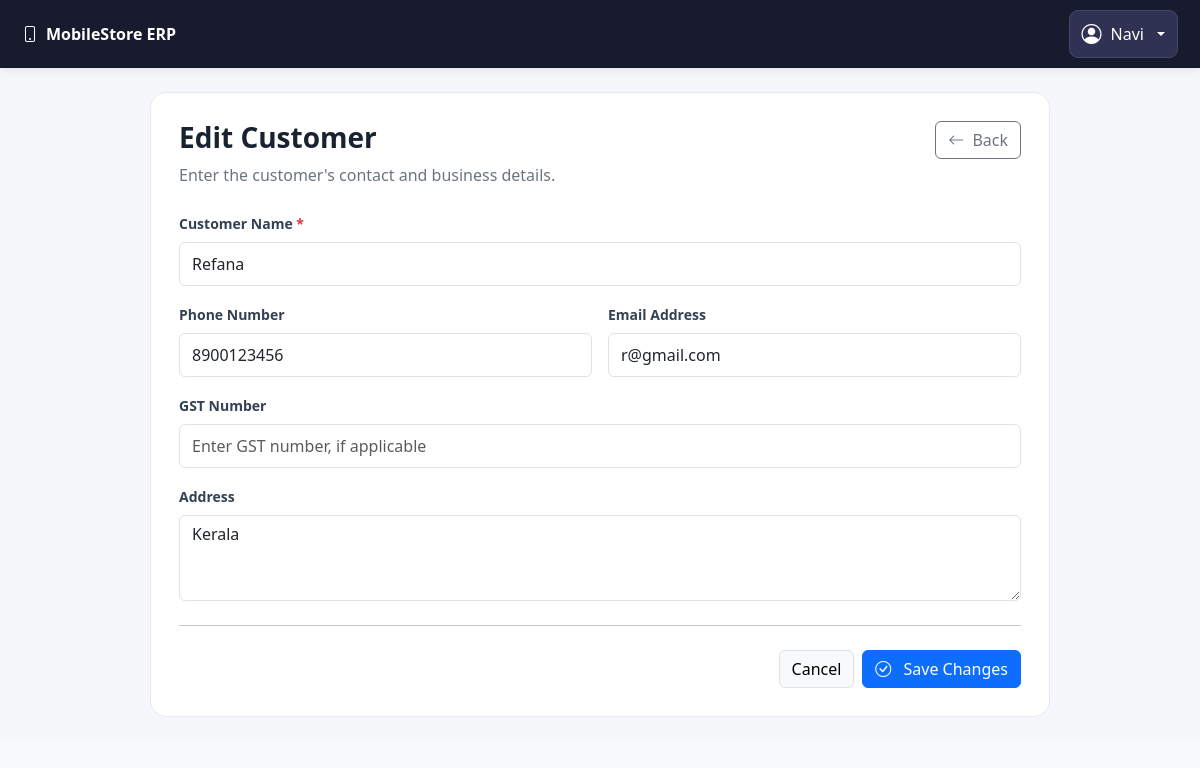
Screenshot of /customers/2/edit (signed in) with the database file from the repository.
### models.py (models this page shows, shortened)
class TimestampMixin:
    created_at = db.Column(db.DateTime(timezone=True), default=utc_now, nullable=False)
    updated_at = db.Column(
        db.DateTime(timezone=True), default=utc_now, onupdate=utc_now, nullable=False
    )

class User(UserMixin, TimestampMixin, db.Model):
    __tablename__ = "users"
    id = db.Column(db.Integer, primary_key=True)
    username = db.Column(db.String(80), unique=True, nullable=False, index=True)
    full_name = db.Column(db.String(150), nullable=False)
    password_hash = db.Column(db.String(255), nullable=False)
    role = db.Column(db.String(20), nullable=False, default="cashier")
    is_active = db.Column(db.Boolean, default=True, nullable=False)

class Customer(TimestampMixin, db.Model):
    __tablename__ = "customers"
    id = db.Column(db.Integer, primary_key=True)
    name = db.Column(db.String(150), nullable=False, index=True)
    phone = db.Column(db.String(20), index=True)
    email = db.Column(db.String(150))
    address = db.Column(db.Text)
    gst_number = db.Column(db.String(30))

### app.py (the view, shortened to what this page needs)
    @app.route(
        "/customers/<int:customer_id>/edit",
        methods=["GET", "POST"],
    )
    @login_required
    def customer_edit(customer_id):
        customer = db.session.get(Customer, customer_id)
        if customer is None:
            flash("Customer not found.", "danger")
            return redirect(url_for("customers_list"))
        return render_template("customers/form.html", customer=customer)

### templates/Customers/Form.html (shortened to what this page needs)
{% extends "base.html" %}
{% block content %}
<div class="customer-form-page">
    <div class="customer-form-card">
        <div class="d-flex justify-content-between align-items-start
                    gap-3 mb-4">
            <div>
                <h2 class="h3 mb-2">
                    {{ 'Edit Customer' if customer else 'Add Customer' }}
                </h2>
                <p class="text-secondary mb-0">
                    Enter the customer's contact and business details.
                </p>
            </div>
            <a href="{{ url_for('customers_list') }}"
               class="btn btn-outline-secondary">
                <i class="bi bi-arrow-left me-1"></i> Back
            </a>
        </div>
        <form method="POST"
              action="{% if customer %}
                        {{ url_for('customer_edit', customer_id=customer.id) }}
                      {% else %}
                        {{ url_for('customer_create') }}
                      {% endif %}">
            <div class="row g-3">
                <div class="col-12">
                    <label for="name" class="form-label">
                        Customer Name <span class="text-danger">*</span>
                    </label>
                    <input type="text"
                           class="form-control"
                           id="name"
                           name="name"
                           maxlength="150"
                           required
                           value="{{ customer.name if customer else '' }}"
                           placeholder="Enter full name">
                </div>
                <div class="col-md-6">
                    <label for="phone" class="form-label">
                        Phone Number
                    </label>
                    <input type="tel"
                           class="form-control"
                           id="phone"
                           name="phone"
                           maxlength="30"
                           value="{{ customer.phone if customer and customer.phone else '' }}"
                           placeholder="Enter phone number">
                </div>
                <div class="col-md-6">
                    <label for="email" class="form-label">
                        Email Address
                    </label>
                    <input type="email"
                           class="form-control"
                           id="email"
                           name="email"
                           maxlength="254"
                           value="{{ customer.email if customer and customer.email else '' }}"
                           placeholder="customer@example.com">
                </div>
                <div class="col-12">
                    <label for="gst_number" class="form-label">
                        GST Number
                    </label>
                    <input type="text"
                           class="form-control"
                           id="gst_number"
                           name="gst_number"
                           maxlength="30"
                           value="{{ customer.gst_number if customer and customer.gst_number else '' }}"
                           placeholder="Enter GST number, if applicable">
                </div>
                <div class="col-12">
                    <label for="address" class="form-label">
                        Address
                    </label>
                    <textarea class="form-control"
                              id="address"
                              name="address"
                              rows="3"
                              maxlength="1000"
                              placeholder="Enter customer address">{{ customer.address if customer and customer.address else '' }}</textarea>
                </div>
            </div>
            <hr class="my-4">
            <div class="d-flex justify-content-end gap-2 flex-wrap">
                <a href="{{ url_for('customers_list') }}"
                   class="btn btn-light border">
                    Cancel
                </a>
                <button type="submit" class="btn btn-primary">
                    <i class="bi bi-check-circle me-2"></i>
                    {{ 'Save Changes' if customer else 'Create Customer' }}
                </button>
            </div>
        </form>
    </div>
</div>
{% endblock %}

### templates/base.html (shortened to what this page needs)
<!DOCTYPE html>
<html lang="en">
<head>
    <link
        href="https://cdn.jsdelivr.net/npm/bootstrap@5.3.3/dist/css/bootstrap.min.css"
        rel="stylesheet">
    <link
        href="https://cdn.jsdelivr.net/npm/bootstrap-icons@1.11.3/font/bootstrap-icons.min.css"
        rel="stylesheet">
</head>
<body class="bg-light">
    {% if current_user.is_authenticated %}
    <nav class="navbar app-navbar">
        <div class="container-fluid px-0">
            <a class="app-brand" href="{{ url_for('dashboard_page') }}">
                <i class="bi bi-phone me-2"></i>MobileStore ERP
            </a>
            <div class="dropdown">
                <button
                    class="btn account-button dropdown-toggle"
                    type="button"
                    id="accountDropdown"
                    data-bs-toggle="dropdown"
                    aria-expanded="false">
                    <i class="bi bi-person-circle fs-5"></i>
                    <span class="account-name">
                        {{ current_user.full_name or current_user.username }}
                    </span>
                </button>
            </div>
        </div>
    </nav>
    {% endif %}
    {% block content %}{% endblock %}
</body>
</html>

### templates/base.html (style rules this page uses)
.app-navbar { background: #171b2d; padding: 10px 22px; box-shadow: 0 2px 10px rgba(0, 0, 0, .08); }
.app-brand { color: #fff; font-weight: 750; text-decoration: none; }
.account-button { display: inline-flex; align-items: center; gap: 9px; padding: 8px 12px; color: #fff; background: #303253; border: 1px solid #454969; border-radius: 9px; }

### templates/Customers/Form.html (style rules this page uses)
.customer-form-page { background: #f5f7fb; padding: 24px; min-height: 80vh; }
.customer-form-card { max-width: 900px; margin: 0 auto; background: #fff; border: 1px solid #e7eaf0; border-radius: 16px; padding: 28px; }
.customer-form-card h2 { font-weight: 700; color: #182230; }
.customer-form-card .form-label { font-weight: 600; font-size: 14px; color: #344054; }
.customer-form-card .form-control { min-height: 44px; }

### rows the page displays
User: full_name "Navi"
Customer: name "Refana", phone "8900123456", email "r@gmail.com", address "Kerala"

### other values shown
{{ 'Edit Customer' if customer else 'Add Customer' }} "Edit Customer"
{{ 'Save Changes' if customer else 'Create Customer' }} "Save Changes"
